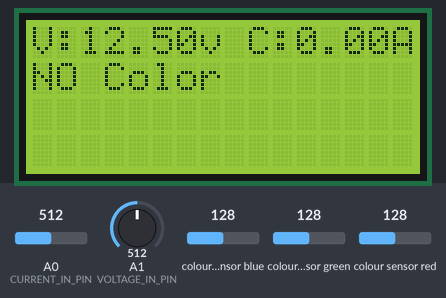
Bench run of a sketch on a simulated Arduino Uno, built with avr-gcc and run on an emulated ATmega328P. Shown: 16×4 character LCD. Wiring (inferred from the names in the program): TCS3200 colour sensor: output pin 10; S2 pin 12; S3 pin 13; S0 pin 8; S1 pin 11. Inputs (shaded band) come from the test bench; at power-on: colour sensor blue 128, colour sensor green 128, A0 (CURRENT_IN_PIN) = 512, A1 (VOLTAGE_IN_PIN) = 512, colour sensor red 128. What the sketch prints to the serial monitor is not drawn.

Above: at 2.1 s.
2.2 s: colour sensor blue set to 250
At 3.6 s:
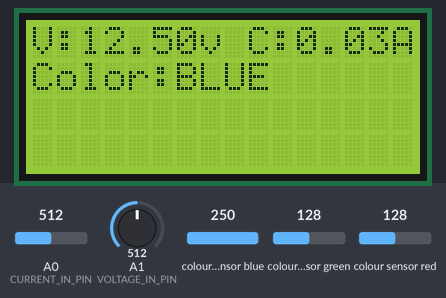
7.5 s: colour sensor green set to 250
At 8.8 s:
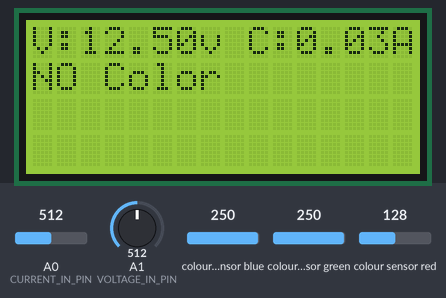
9.8 s: colour sensor blue set to 5
At 10.7 s:
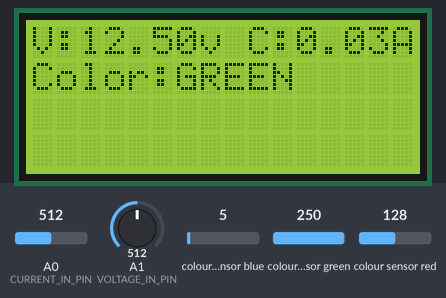
15.1 s: A0 (CURRENT_IN_PIN) set to 716
At 18.0 s:
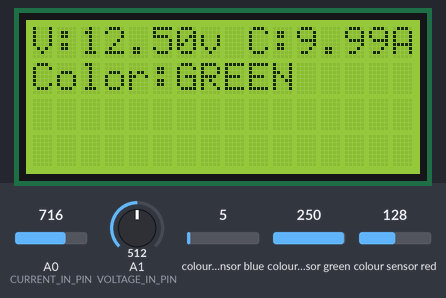
20.0 s: A1 (VOLTAGE_IN_PIN) set to 30
At 23.3 s:
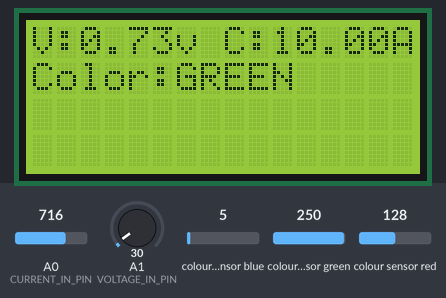
Timing chart, 0 to 24.8 s (numbered marks = the images above; inputs shaded):
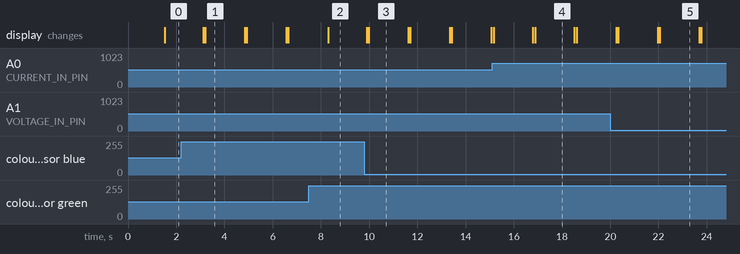

Measured:
- after the input at 2.2 s, the display: first changes after 0.92 s (image 1 shows a later state)
- after the input at 7.5 s, the display: changes after 0.81 s (image 2)
- after the input at 9.8 s, the display: first changes after 0.10 s (image 3 shows a later state)
- after the input at 15.1 s, the display: first differs from a run without the input after 1.8 s (image 4)
- after the input at 20.0 s, the display: first differs from a run without the input after 2.1 s (image 5)
- what the display in image 1 shows lasts 1.6 s, from 3.2 s to 4.8 s

The sketch:

Project_Atmega-328p_B_00.ino
```cpp
#include <LiquidCrystal_I2C.h>
LiquidCrystal_I2C lcd(0x27, 16, 4);

#define VOLTAGE_IN_PIN A1       //Voltage Sensor
#define CURRENT_IN_PIN A0       //Current Sensor

// TCS230 or TCS3200 pins wiring to Arduino
#define S0 8
#define S1 11
#define S2 12
#define S3 13
#define sensorOut 10

// Stores frequency read by the photodiodes
int red = 0;
int green = 0;
int blue = 0;

//For Voltage Sensor
float adc_voltage = 0.0;
float in_voltage = 0.0;
float R1 = 30000.0;             // For resistor values in divider (in ohms)
float R2 = 7500.0;
float ref_voltage = 5.0;        // For Reference Voltage
int adc_value = 0;              // Integer for ADC value

//For Current Sensor
double Vout = 0;                // Variables for Measured Voltage and Calculated Current
double Current = 0;
const double scale_factor = 0.1;// 20A scaling factor
const double vRef = 5.00;       // Constants for A/D converter resolution
const double resConvert = 1024; // Arduino has 10-bit ADC, so 1024 possible values
double resADC = vRef/resConvert;// Reference voltage is 5V if not using AREF external reference
double zeroPoint = vRef/2;      // Zero point is half of Reference Voltage

void setup(){
  // Setting the outputs
  pinMode(S0, OUTPUT);
  pinMode(S1, OUTPUT);
  pinMode(S2, OUTPUT);
  pinMode(S3, OUTPUT);

  // Setting the sensorOut as an input
  pinMode(sensorOut, INPUT);

  // Setting frequency scaling to 20%
  digitalWrite(S0,HIGH);
  digitalWrite(S1,HIGH);

  // Setup Serial Monitor
  Serial.begin(9600);
  lcd.init();
  lcd.backlight();
  Serial.println("DC Voltage & Current Test & Colour Detection");
}

void loop(){
  adc_value = analogRead(VOLTAGE_IN_PIN);                            // Read the Analog Voltage Input
  adc_voltage  = (adc_value * ref_voltage) / 1024.0;                // Determine voltage at ADC input
  in_voltage = adc_voltage / (R2/(R1+R2));                          // Calculate voltage at divider input

  for(int i = 0; i < 1000; i++) {                                   // Vout is read 1000 Times for precision
    Vout = (Vout + (resADC * analogRead(CURRENT_IN_PIN)));
    delay(1);
  }
  Vout = Vout /1000;                                                // Get Vout in mv
  Current = (Vout - zeroPoint)/ scale_factor;                       // Convert Vout into Current using Scale Factor

  color();
  lcd.clear();

  if(red<blue && red<green && red<25){
    Serial.print("Input Voltage = ");                                 // Print results of Voltage Sensor in Serial Monitor
    Serial.println(in_voltage, 2);
    Serial.print("\t Current = ");                                    // Print results of Current Sensor in Serial Monitor
    Serial.print(Current,2);
    Serial.println(" Amps");
    Serial.print("Color detected : RED\n\tFrequency: ");
    Serial.println(red);

    lcd.setCursor(0, 0);
    lcd.print("V:");
    lcd.print(in_voltage);
    lcd.print("v ");
    lcd.print("C:");
    lcd.print(Current);
    lcd.print("A");
    lcd.setCursor(0, 1);
    lcd.print("Color:RED");
    delay(100);
  }
  else if(blue < red && blue < green && blue<25) {
    Serial.print("Input Voltage = ");                                 // Print results of Voltage Sensor in Serial Monitor
    Serial.println(in_voltage, 2);
    Serial.print("\t Current = ");                                    // Print results of Current Sensor in Serial Monitor
    Serial.print(Current,2);
    Serial.println(" Amps");
    Serial.print("Color detected : RED\n\tFrequency: ");
    Serial.println(red);
    Serial.print("Color detected : BLUE\n\tFrequency: ");
    Serial.println(blue);

    lcd.setCursor(0, 0);
    lcd.print("V:");
    lcd.print(in_voltage);
    lcd.print("v ");
    lcd.print("C:");
    lcd.print(Current);
    lcd.print("A");
    lcd.setCursor(0, 1);
    lcd.print("Color:BLUE");
    delay(100);
  }
  else if (green < red && green < blue && green<25) {
    Serial.print("Input Voltage = ");                                 // Print results of Voltage Sensor in Serial Monitor
    Serial.println(in_voltage, 2);
    Serial.print("\t Current = ");                                    // Print results of Current Sensor in Serial Monitor
    Serial.print(Current,2);
    Serial.println(" Amps");
    Serial.print("Color detected : RED\n\tFrequency: ");
    Serial.println(red);
    Serial.print("Color detected : GREEN\n\tFrequency: ");
    Serial.println(green);

    lcd.setCursor(0, 0);
    lcd.print("V:");
    lcd.print(in_voltage);
    lcd.print("v ");
    lcd.print("C:");
    lcd.print(Current);
    lcd.print("A");
    lcd.setCursor(0, 1);
    lcd.print("Color:GREEN");
    delay(100);
  }
  else {
    lcd.setCursor(0, 0);
    lcd.print("V:");
    lcd.print(in_voltage);
    lcd.print("v ");
    lcd.print("C:");
    lcd.print(Current);
    lcd.print("A");
    lcd.setCursor(0, 1);
    lcd.print("NO Color");

    Serial.print("Input Voltage = ");                                 // Print results of Voltage Sensor in Serial Monitor
    Serial.println(in_voltage, 2);
    Serial.print("\t Current = ");                                    // Print results of Current Sensor in Serial Monitor
    Serial.print(Current,2);
    Serial.println(" Amps");
    Serial.print("Color detected : RED\n\tFrequency: ");
    Serial.println(red);
    Serial.print("NO COLOR DETECTED\n");
    Serial.println(red);
    Serial.println(blue);
    Serial.println(green);
    delay(10);
  }

  delay(100);
}

void color() {
  // Setting RED (R) filtered photodiodes to be read
  digitalWrite(S2,LOW);
  digitalWrite(S3,LOW);
  // Reading the output frequency
  red = pulseIn(sensorOut, LOW);
  delay(100);

  // Setting GREEN (G) filtered photodiodes to be read
  digitalWrite(S2,HIGH);
  digitalWrite(S3,HIGH);
  // Reading the output frequency
  green = pulseIn(sensorOut, LOW);
  delay(100);

  // Setting BLUE (B) filtered photodiodes to be read
  digitalWrite(S2,LOW);
  digitalWrite(S3,HIGH);
  // Reading the output frequency
  blue = pulseIn(sensorOut, LOW);
  delay(100);
}
```
